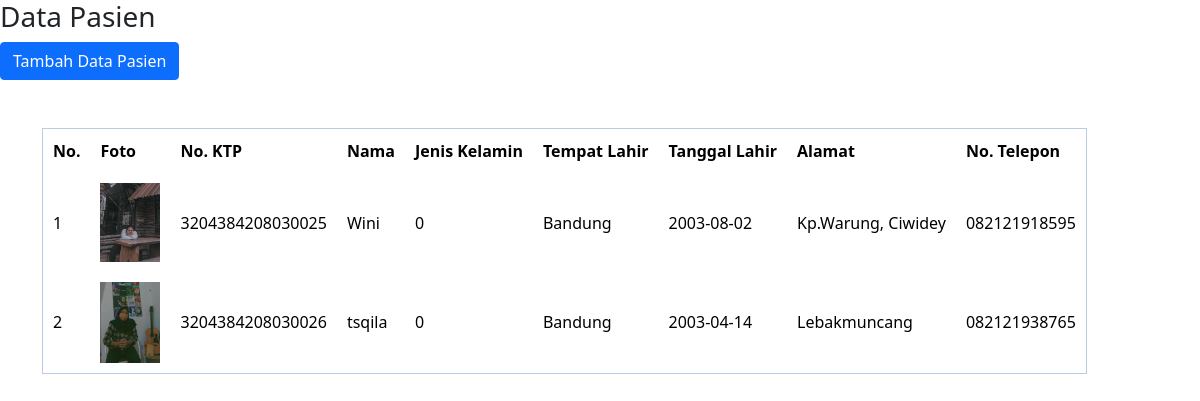
/admin/pasien.php (signed in), run on the app's committed database.
### tables this page shows
CREATE TABLE `pasien` (
  `id` int(11) NOT NULL,
  `foto` varchar(255) NOT NULL,
  `ktp` char(16) NOT NULL,
  `nama` varchar(255) NOT NULL,
  `gender` int(11) NOT NULL,
  `tempat_lahir` varchar(255) NOT NULL,
  `tanggal_lahir` date NOT NULL,
  `alamat` varchar(255) NOT NULL,
  `telepon` varchar(20) NOT NULL
);

### admin/functions.php (called while the page is built, shortened)
<?php
function koneksi(){
    return mysqli_connect('localhost', 'root', '', 'tubes');
}
function query($query){
    $conn = koneksi();
    $result = mysqli_query($conn, $query) or die(mysqli_error($conn));
    $rows = [];
    while($row = mysqli_fetch_assoc($result)){
        $rows[] = $row;
    }
    return $rows;
}

### admin/pasien.php (the view, shortened to what this page needs)
<?php
require 'functions.php';
$pasien = query("SELECT * FROM pasien");
?>
<!DOCTYPE html>
<html>
<head>
    <link href="https://cdn.jsdelivr.net/npm/bootstrap@5.1.3/dist/css/bootstrap.min.css" rel="stylesheet">
</head>
<body>
    <h3>Data Pasien</h3>
    <a href="tambah.php" class="btn btn-primary">Tambah Data Pasien</a>
    <br><br>
    <br>
    <div class="container">
        <table border="1" cellpadding="10" cellspacing="0" class="table-primary">
            <tr>
                <th>No.</th>
                <th>Foto</th>
                <th>No. KTP</th>
                <th>Nama</th>
                <th>Jenis Kelamin</th>
                <th>Tempat Lahir</th>
                <th>Tanggal Lahir</th>
                <th>Alamat</th>
                <th>No. Telepon</th>
            </tr>
            <?php $i=1;
            foreach($pasien as $key => $value) :?>
            <tr>
                <td><?= $i++; ?></td>
                <td><img src="../img/<?= $value['foto']; ?>" width="60"></td>
                <td><?= $value['ktp']; ?></td>
                <td><?= $value['nama']; ?></td>
                <td><?= $value['gender']; ?></td>
                <td><?= $value['tempat_lahir']; ?></td>
                <td><?= $value['tanggal_lahir']; ?></td>
                <td><?= $value['alamat']; ?></td>
                <td><?= $value['telepon']; ?></td>
            </tr>
            <?php endforeach ; ?>
        </table>
    </div>
</body>
</html>

### data on the page
pasien: foto (picture), ktp "3204384208030025", nama "Wini", gender "0", tempat_lahir "Bandung", tanggal_lahir "2003-08-02", alamat "Kp.Warung, Ciwidey", telepon "082121918595"
pasien: foto (picture), ktp "3204384208030026", nama "tsqila", gender "0", tempat_lahir "Bandung", tanggal_lahir "2003-04-14", alamat "Lebakmuncang", telepon "082121938765"
